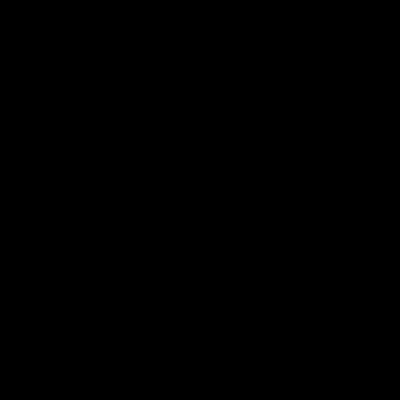
Frame 1 (no input)
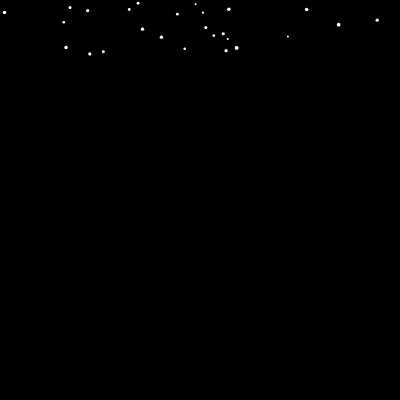
Frame 60 (no input)
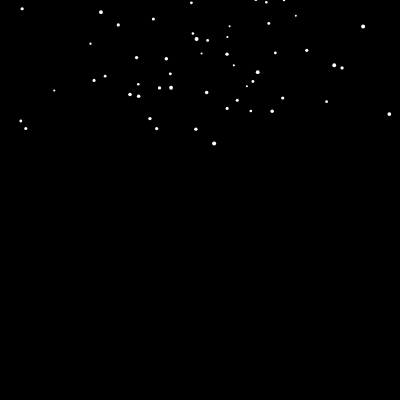
Frame 120 (the mouse pressed at the canvas centre since frame 60)

The p5.js sketch that drew these frames (run headless with seeded random() and noise() and a simulated clock; from frame 60 on, the mouse is pressed at the canvas centre):

// p5.js sketch
// ── sketch.js
let snowflakes = []; 

function setup() {
  createCanvas(400, 400);
  angleMode(DEGREES);
}

function draw() {
  background(0);
  if (random(1) < 0.5) {
    snowflakes.push(new Snow());
  }
  
  
  translate(width/2, 0);
  
  for (let i=0; i<snowflakes.length; i++) {
    snowflakes[i].update();
    snowflakes[i].display();
    
    if (snowflakes[i].done() == true) {
      snowflakes.splice(i, 1);
    }
  }
  
  // print(snowflakes.length);
}
// ── snow.js
class Snow {
  constructor() {
    this.x = 0; 
    this.y = random(-50, 0);
    this.r = random(0, width/2);
    this.angle = 0;
    this.startingAngle = random(0, 360);
    this.size = random(2, 4);
  }
  
  update() {
    this.x = this.r*sin(this.angle + this.startingAngle);
    this.angle += 1;
    this.y += this.size*0.4;
  }
  
  display() {
    fill(255);
    noStroke();
    ellipse(this.x, this.y, this.size, this.size);
  }
  
  done() {
    if (this.y > height) {
      return true;
    } else {
      return false;
    }
  }
}
// ── style.css
html, body {
  margin: 0;
  padding: 0;
}
canvas {
  display: block;
}
    @media (prefers-color-scheme: light) {
      html,
      body {
        background-color: #fff;
      }
    }

    @media (prefers-color-scheme: dark) {
      html,
      body {
        background-color: #00060d;
      }
    }

    @media(prefers-color-scheme:no-preference) {
      html,
      body {
        background-color: #00060d;
      }
    }

    html,
    body {
      padding: 0;
      margin: 0;
    }

    main {
      width: 100vw;
      height: 100vh;
      display: flex;
      justify-content: center;
      align-items: center;
    }
